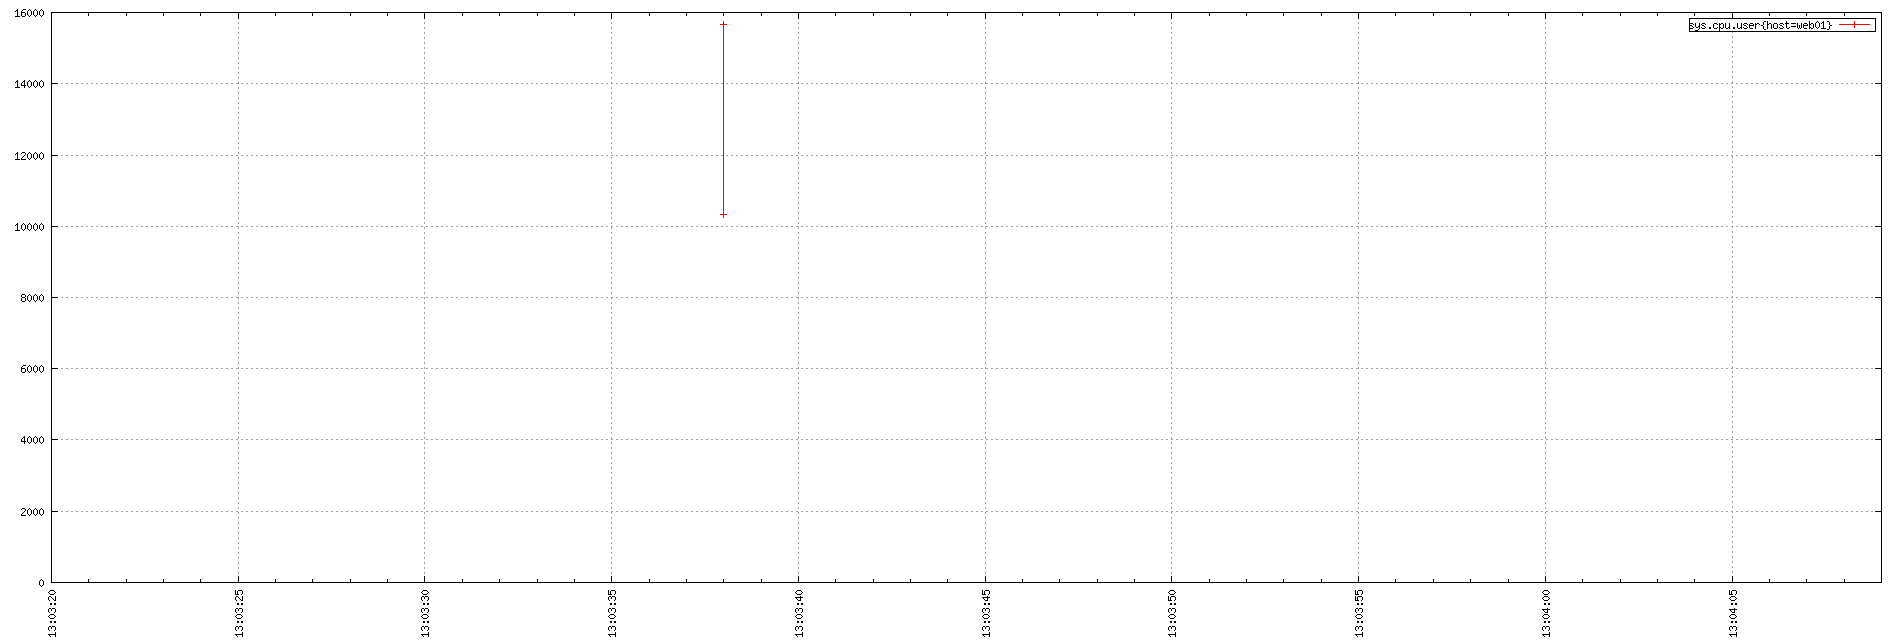

gnuplot code for this plot:
set term png small size 1900,644
set xdata time
set timefmt "%s"
if (GPVAL_VERSION < 4.6) set xtics rotate; else set xtics rotate right
set output "${TMPDIR-'tmp'}/tsd/727ef0d5.png"
set xrange ["1670245400":"1670245449"]
set format x "%H:%M:%S"
set grid
set style data linespoint
set key right box
set yrange [0:]
plot  "${TMPDIR-'tmp'}/tsd/727ef0d5_0.dat" using 1:2 title "sys.cpu.user{host=web01}"
